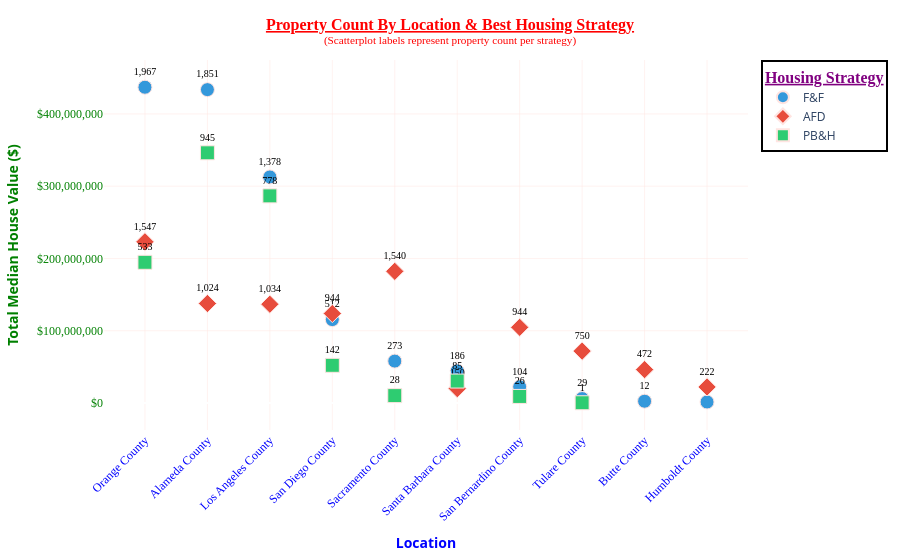

Write notebook code for a chart like this one.
### Markdown cell above
**`Scatterplot - Property Count By Location & Best Housing Strategy (Plotly)`**.

### Code cell
# ── Imports ──────────────────────────────────────────────────────────────────
import plotly.express as px
# import plotly.io as pio                                 # 👈 Add this

# pio.renderers.default = "plotly_mimetype+notebook"     # 👈 Add this
# # ─────────────────────────────────────────────────────────────────────────────

fig = px.scatter(
    c_loc_hs,
    x="location_name",           # Location on X-axis
    y="sum",                      # Total Median House Value on Y-axis
    color="Best Strategy Short",  # Color by strategy
    symbol="Best Strategy Short", # Different shape per strategy
    size="count",                 # Bubble size = count of properties
    text="count",                 # Show count labels on points

    # Fomat hover_data values
    hover_data={
        "Risk": True,             # no format change
        "Return": True,           # no format change
        "mean": ":$,.0f",         # ✅ formatted as \$1,234
        "median": ":$,.0f",       # ✅ formatted as \$1,234
        "proportion": ":.2%",     # ✅ formatted as 15.00%
        "Cluster": True,          # no format change
    },
    color_discrete_map={
        "PB&H": "#2ecc71",   # green — premium
        "F&F":  "#3498db",   # blue — mid
        "AFD":  "#e74c3c"    # red — affordable
    },
)

fig.update_traces(
    marker=dict(
        size=14,
        line=dict(width=1, color="mistyrose")  # Marker border
    ),
    texttemplate="%{text:,.0f}",       # ✅ Formats 1000 → 1,000
    textposition="top center",         #  "inside", "top left", "top center", "top right", "middle left", "middle center", "middle right", "bottom left", "bottom center", "bottom right"
    textfont=dict(family="Tahoma", size=10, color="black"),
    selector=dict(mode="markers+text"),
)

fig.update_layout(
    title={
        "text": "<b><u>Property Count By Location & Best Housing Strategy</u></b>"
        "<br><sup>(Scatterplot labels represent property count per strategy)</sup>", 
        "x": 0.5,
        "xanchor": "center",
        "font": {"family": "Tahoma", "size": 16, "color": "red"},
    },
    xaxis_title="<b>Location</b>",
    xaxis=dict(
        color="blue",
        # tickformat="$,.0f",
        tickangle=-45,
        tickfont=dict(family="Tahoma", size=12, color="blue"),
        showgrid=True,           # ✅ Vertical gridlines
        gridcolor="mistyrose",
        gridwidth=0.5,
    ),
    yaxis_title="<b>Total Median House Value ($)</b>",
    yaxis=dict(
        color="green",
        tickformat="$,.0f",
        tickangle=0,
        tickfont=dict(family="Tahoma", size=12, color="green"),
        showgrid=True,           # ✅ Horizontal gridlines
        gridcolor="mistyrose",
        gridwidth=0.5,
    ),
    legend_title={
        "text": "<u><b>Housing Strategy</b></u>",
        "font": {"family": "Tahoma", "size": 16, "color": "purple"},
    },
    legend=dict(
        bgcolor="white",
        bordercolor="black",
        borderwidth=2,
    ),
    plot_bgcolor="white",
    hoverlabel=dict(             # ✅ Styled hover box
        #bgcolor="white",
        font_size=12,
        font_family="Tahoma",
    )
)

#==#

# Define path
# my_path = r"C:\Users\tailb\Downloads"

#==#

# Save as PNG using path
# fig.write_image(os.path.join(my_path, "X.png"))
# print(f"✅ Saved to: {my_path}/X.png")


#==#

# Save as PDF using path
# fig.write_image(os.path.join(my_path, "X.pdf"), width=1920, height=1080, scale=2)
# print(f"✅ Saved to: {my_path}/X.pdf")


#==#

# ── Save Options (uncomment as needed) ──────────────────────────────────────
# fig.write_image("scatterplot.jpeg")
# fig.write_image("scatterplot.svg")
# fig.write_image("scatterplot.pdf")
# fig.write_html("scatterplot.html")
# ────────────────────────────────────────────────────────────────────────────

# # line = "─" * 60
# # print(line)

#==#

fig.show()

### Figure 1 — Plotly figure (JSON) as saved in the notebook; plotly's stock layout.template omitted (floating-point values rounded to 4 significant figures)
{"data": [{"customdata": [["Low-Medium", "Medium", 222100.0, 217600, 0.1125, 7], ["Low-Medium", "Medium", 234200.0, 235200, 0.1059, 5], ["Low-Medium", "Medium", 227000.0, 225000, 0.07882, 0], ["Low-Medium", "Medium", 225300.0, 219600, 0.02929, 3], ["Low-Medium", "Medium", 212300.0, 204500, 0.01562, 1], ["Low-Medium", "Medium", 238700.0, 239600, 0.01064, 9], ["Low-Medium", "Medium", 215000.0, 214500, 0.005949, 8], ["Low-Medium", "Medium", 211200.0, 214300, 0.001659, 2], ["Low-Medium", "Medium", 203825, 196900, 0.0006864, 6], ["Low-Medium", "Medium", 233600, 219950, 0.0003432, 4]], "hovertemplate": "Best Strategy Short=F&F<br>location_name=%{x}<br>sum=%{y}<br>count=%{text}<br>Risk=%{customdata[0]}<br>Return=%{customdata[1]}<br>mean=%{customdata[2]:$,.0f}<br>median=%{customdata[3]:$,.0f}<br>proportion=%{customdata[4]:.2%}<br>Cluster=%{customdata[5]}<extra></extra>", "legendgroup": "F&F", "marker": {"color": "#3498db", "line": {"color": "mistyrose", "width": 1}, "size": 14, "sizemode": "area", "sizeref": 4.918, "symbol": "circle"}, "mode": "markers+text", "name": "F&F", "orientation": "v", "showlegend": true, "text": [1967, 1851, 1378, 512, 273, 186, 104, 29, 12, 6], "textfont": {"color": "black", "family": "Tahoma", "size": 10}, "textposition": "top center", "texttemplate": "%{text:,.0f}", "type": "scatter", "x": ["Orange County", "Alameda County", "Los Angeles County", "San Diego County", "Sacramento County", "Santa Barbara County", "San Bernardino County", "Tulare County", "Butte County", "Humboldt County"], "xaxis": "x", "y": [436883100, 433579300, 312791600, 115367100, 57950700, 44403200, 22360700, 6123800, 2445900, 1401600], "yaxis": "y"}, {"customdata": [["Medium", "Low-Medium", 144200.0, 151400, 0.08849, 7], ["Medium", "Low-Medium", 118300.0, 117100, 0.08809, 1], ["Medium", "Low-Medium", 132200.0, 136700, 0.05914, 0], ["Medium", "Low-Medium", 134500.0, 139800, 0.05857, 5], ["Medium", "Low-Medium", 131200.0, 135650, 0.054, 3], ["Medium", "Low-Medium", 110900.0, 109950, 0.054, 8], ["Medium", "Low-Medium", 95740.0, 89500, 0.0429, 2], ["Medium", "Low-Medium", 97830.0, 92800, 0.027, 6], ["Medium", "Low-Medium", 99950.0, 93250, 0.0127, 4], ["Medium", "Low-Medium", 132600.0, 135750, 0.00858, 9]], "hovertemplate": "Best Strategy Short=AFD<br>location_name=%{x}<br>sum=%{y}<br>count=%{text}<br>Risk=%{customdata[0]}<br>Return=%{customdata[1]}<br>mean=%{customdata[2]:$,.0f}<br>median=%{customdata[3]:$,.0f}<br>proportion=%{customdata[4]:.2%}<br>Cluster=%{customdata[5]}<extra></extra>", "legendgroup": "AFD", "marker": {"color": "#e74c3c", "line": {"color": "mistyrose", "width": 1}, "size": 14, "sizemode": "area", "sizeref": 4.918, "symbol": "diamond"}, "mode": "markers+text", "name": "AFD", "orientation": "v", "showlegend": true, "text": [1547, 1540, 1034, 1024, 944, 944, 750, 472, 222, 150], "textfont": {"color": "black", "family": "Tahoma", "size": 10}, "textposition": "top center", "texttemplate": "%{text:,.0f}", "type": "scatter", "x": ["Orange County", "Sacramento County", "Los Angeles County", "Alameda County", "San Diego County", "San Bernardino County", "Tulare County", "Butte County", "Humboldt County", "Santa Barbara County"], "xaxis": "x", "y": [223104700, 182158100, 136648800, 137685300, 123837600, 104680000, 71802300, 46176600, 22187800, 19896800], "yaxis": "y"}, {"customdata": [["Low", "High", 366300.0, 353800, 0.05405, 5], ["Low", "High", 368400.0, 355150, 0.0445, 0], ["Low", "High", 365300.0, 352200, 0.03049, 7], ["Low", "High", 367100.0, 359650, 0.008122, 3], ["Low", "High", 357300.0, 346000, 0.004862, 9], ["Low", "High", 364500.0, 347000, 0.001602, 1], ["Low", "High", 349000.0, 342400, 0.001487, 8], ["Low", "High", 345900, 345900, 5.72e-05, 2]], "hovertemplate": "Best Strategy Short=PB&H<br>location_name=%{x}<br>sum=%{y}<br>count=%{text}<br>Risk=%{customdata[0]}<br>Return=%{customdata[1]}<br>mean=%{customdata[2]:$,.0f}<br>median=%{customdata[3]:$,.0f}<br>proportion=%{customdata[4]:.2%}<br>Cluster=%{customdata[5]}<extra></extra>", "legendgroup": "PB&H", "marker": {"color": "#2ecc71", "line": {"color": "mistyrose", "width": 1}, "size": 14, "sizemode": "area", "sizeref": 4.918, "symbol": "square"}, "mode": "markers+text", "name": "PB&H", "orientation": "v", "showlegend": true, "text": [945, 778, 533, 142, 85, 28, 26, 1], "textfont": {"color": "black", "family": "Tahoma", "size": 10}, "textposition": "top center", "texttemplate": "%{text:,.0f}", "type": "scatter", "x": ["Alameda County", "Los Angeles County", "Orange County", "San Diego County", "Santa Barbara County", "Sacramento County", "San Bernardino County", "Tulare County"], "xaxis": "x", "y": [346186900, 286610400, 194681500, 52129300, 30367900, 10205700, 9074500, 345900], "yaxis": "y"}], "layout": {"hoverlabel": {"font": {"family": "Tahoma", "size": 12}}, "legend": {"bgcolor": "white", "bordercolor": "black", "borderwidth": 2, "itemsizing": "constant", "title": {"font": {"color": "purple", "family": "Tahoma", "size": 16}, "text": "<u><b>Housing Strategy</b></u>"}, "tracegroupgap": 0}, "margin": {"t": 60}, "plot_bgcolor": "white", "title": {"font": {"color": "red", "family": "Tahoma", "size": 16}, "text": "<b><u>Property Count By Location & Best Housing Strategy</u></b><br><sup>(Scatterplot labels represent property count per strategy)</sup>", "x": 0.5, "xanchor": "center"}, "xaxis": {"anchor": "y", "color": "blue", "domain": [0, 1], "gridcolor": "mistyrose", "gridwidth": 0.5, "showgrid": true, "tickangle": -45, "tickfont": {"color": "blue", "family": "Tahoma", "size": 12}, "title": {"text": "<b>Location</b>"}}, "yaxis": {"anchor": "x", "color": "green", "domain": [0, 1], "gridcolor": "mistyrose", "gridwidth": 0.5, "showgrid": true, "tickangle": 0, "tickfont": {"color": "green", "family": "Tahoma", "size": 12}, "tickformat": "$,.0f", "title": {"text": "<b>Total Median House Value ($)</b>"}}}}
